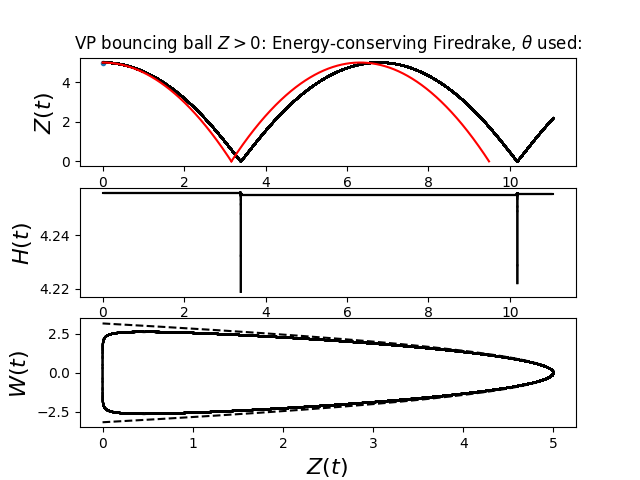

Write the Python code that produced this figure.
import firedrake as fd
from firedrake import (
    min_value
)
import math
from math import *
import time as tijd
import numpy as np
import sympy as sp
from sympy import summation
from sympy.abc import k
import matplotlib.pyplot as plt
import os
from FIAT.reference_element import UFCInterval
from FIAT.quadrature import GaussLobattoLegendreQuadratureLineRule
from firedrake import VTKFile #  ONNO added extra
from firedrake.__future__ import interpolate
import ufl
from firedrake import *
# from ufl import absolute_value
# import os.path
# Run-time instructions: . /Users/amtob/firedrake/bin/activate or . /Users/onnobokhove/amtob/werk/firedrake/bin/activate
# Docker install app; then run: 
#
# Program energy-conserving softened lambda-eliminated test case ball
#
# parameters in SI units
# 
Lx = 10.0 # 
nx = 2    # 
nCG = 1   # function space order horizontal

#__________________  FIGURE PARAMETERS  _____________________#
tsize2 = 12 # font size of image axes
size = 16   # font size of image axes
t = 0
tt = format(t, '.3f') 

#________________________ MESH  _______________________#
# 
mesh = fd.IntervalMesh(nx, Lx)
x = fd.SpatialCoordinate(mesh)
xvals = np.linspace(0.0, Lx-10**(-10), nx)
xslice = 0.5*Lx
## initial condition nic=1
x = mesh.coordinates
t0 = 0.0
nic = 0
nvpcase = 2 # Energy-conserving lambda eliminated: 2
if nvpcase == 2: # 
    nic = 1
time = []
t = 0  
if nic == 1: 
    Tperiod = np.sqrt(10)
    nTfac = 3.5
    t_end = nTfac*Tperiod # time of simulation [s]
    Tstartmeas = 0.0
    dtt = np.minimum(0.01,0.0005) # i.e. 
    Nt = 1 # 
    CFL = 0.5
    dt = CFL*dtt # CFL*dtt
    print('dtt=',dtt, t_end/dtt)      
    ##______________  To get results at different time steps ______________##
    while (t <= t_end+dt):
        time.append(t)
        t+= dt
    nplot = 400
    Zc = 5.0
    thetac = np.log(Zc)
    Wc = 0.0
    
dtmeet = t_end/nplot # 
tmeet = dtmeet
tmeas = np.linspace(0.0, t_end, nplot+1)
print(' dtmeet, tmeet', dtmeet, tmeet)
print('tmeas', tmeas)
epsmeet = 10.0**(-10)
nt = int(len(time)/nplot)
print('nt',nt,len(time))
t_plot = time[0::nt]
#print('t_plot', t_plot, nt, nplot, t_end)

##_________________  FIGURE SETTINGS __________________________##
print('Figure settings')
fig, (ax1, ax2, ax3) = plt.subplots(3)
# 
ax1.set_title(r'VP bouncing ball $Z>0$: Energy-conserving Firedrake, $\theta$ used:',fontsize=tsize2)   
ax1.set_ylabel(r'$Z(t)$ ',fontsize=size)
ax1.set_xlabel(r'$t$ ',fontsize=size)
ax3.set_ylabel(r'$W(t)$ ',fontsize=size)
ax3.set_xlabel(r'$Z(t)$ ',fontsize=size)
ax2.set_ylabel(r'$H(t)$ ',fontsize=size)
ax2.set_xlabel(r'$t$ ',fontsize=size)

#__________________  Define function spaces  __________________#

V_W = fd.FunctionSpace(mesh, 'CG', nCG, vfamily='CG') # 
V_C = fd.FunctionSpace(mesh, 'R', 0, vfamily='R', vdegree=0) # buoy variables Z and W
# Variables for energy-conserving softened lambda-eliminated test case ball
mixed_Vmpc = V_C * V_C
result_mixedmpc = fd.Function(mixed_Vmpc)
vvmpc = fd.TestFunction(mixed_Vmpc)
vvmpc0, vvmpc1 = fd.split(vvmpc)  # These represent "blocks".
Zh, Wh = fd.split(result_mixedmpc)
Z0 = fd.Function(V_C)
Z1 = fd.Function(V_C)
W0 = fd.Function(V_C)
W1 = fd.Function(V_C)

##_________________  Initial Conditions __________________________##
Z0.assign(thetac)
W0.assign(Wc)
t = 0.0
i = 0.0
print('t, Zc, Wc',t,Zc,Wc)
Z00 = np.array(Z0.vector())
W00 = np.array(W0.vector())
ax1.plot(t,np.exp(Z00),'.')
# ax2.plot(t,W00,'.')
#
if nvpcase==2: # Energy conserving softened potential lamb eliminated; weak formulations
    vpolyp = 5
    gamm = 100
    bb = 2.0*0.34*np.sqrt(gamm)
    RHStheta = fd.conditional(abs(Zh-Z0)<10**(-10), fd.exp(-Z0)*0.5*(Wh+W0) ,(W0*fd.exp(-Z0)-Wh*fd.exp(-Zh))/(Zh-Z0) + (Wh-W0)*(fd.exp(-Z0)-fd.exp(-Zh))/(Zh-Z0)**2 )
    Z_expr = ((1/Lx)*vvmpc0*( (Zh-Z0)/dt-RHStheta                        ))*fd.dx(degree=vpolyp)
    RHSW = fd.conditional(abs(Zh-Z0)<10**(-10), -1+(bb**2/gamm)*fd.exp(-Z0), -1+ (bb**2/gamm)*fd.exp(-Z0)*(1-fd.exp(-(Zh-Z0)))/(Zh-Z0) )
    W_expr = ((1/Lx)*vvmpc1*( (Wh-W0)/dt-RHSW ))*fd.dx(degree=vpolyp)
    Fexpr = Z_expr+W_expr
    
    solver_parameters2 = {
        'mat_type': 'nest',
        'pc_type': 'none',   # Use block Jacobi preconditioner for the second block
        'ksp_max_it': 100,   # Maximum number of iterations for the linear solve
        'snes_max_it': 100,  # Maximum number of Picard iterations
        'ksp_rtol': 1e-12,   # Relative tolerance for linear solve
    }
    solver_parameters = {
        'mat_type': 'nest',
    }     
    # 
    solvelamb_nl = fd.NonlinearVariationalSolver(fd.NonlinearVariationalProblem(Fexpr, result_mixedmpc),solver_parameters=solver_parameters)  # fails, needs nest
# End if

###### OUTPUT FILES ########## outfile_Z = fd.VTKFile("resultbuoy/Z.pvd") outfile_W = fd.VTKFile("resultbuoy/W.pvd")

print('Time Loop starts')
tic = tijd.time()
while t <= 1.0*(t_end + dt): #
    if nvpcase == 2:
        solvelamb_nl.solve()
        Zh, Wh = fd.split(result_mixedmpc)
        W1 = fd.assemble(interpolate(Wh,V_C))
        Z1 = fd.assemble(interpolate(Zh,V_C))
        # Z1.assign(Zh)
        # W1.assign(Wh)
    # End if
    
    t+= dt
    # if (t in t_plot): # 
    # print('Plotting starts')
    #     i += 1
    tmeet = tmeet+dtmeet
    if nvpcase==2:
        Z00 = np.array(Z0.vector())
        W00 = np.array(W0.vector())
        Z11 = np.array(Z1.vector())
        W11 = np.array(W1.vector())
        ax1.plot([t-dt,t],[np.exp(Z00),np.exp(Z11)],'-k')
        H00 = 0.5*W00**2+np.exp(Z00)-(bb**2/gamm)*(Z00)
        H11 = 0.5*W11**2+np.exp(Z11)-(bb**2/gamm)*(Z11)
        ax2.plot([t-dt,t],[H00,H11],'-k')
        ax3.plot([np.exp(Z00),np.exp(Z11)],[W00,W11],'-k')
        
    Z0.assign(Z1)
    W0.assign(W1)
    # End if
        
# End while time loop      

# Exact phase portrait
W0 = 0
Z0 = 5
H0 = 0.5*W0+Z0
Nzz = 5000
zmin = 0.0
zmax = H0
zz = np.linspace(zmin, zmax, Nzz)
ww = np.sqrt(2*(H0-zz))
ax3.plot(zz,ww,'--k')
ax3.plot(zz,-ww,'--k')
tmin = 0.0
tmax = Wc+np.sqrt(2*Zc-Wc**2)
ttt = np.linspace(tmin, tmax, Nzz)
ax1.plot(ttt,-0.5*ttt**2+Wc*ttt+Zc,'-r')
tmax2 = 3*tmax
wmax = Wc-tmax
tttt = np.linspace(tmax, tmax2, Nzz)
ax1.plot(tttt,-0.5*(tttt-tmax)**2-wmax*(tttt-tmax),'-r')
plt.savefig("figs/waveEcollballZth2025.png")

toc = tijd.time() - tic
print('Elapsed time (min):', toc/60)
# print('t=',t,'tmeet=',tmeet,'tplot',t_plot)
plt.show() 
print('*************** PROGRAM ENDS ******************')
